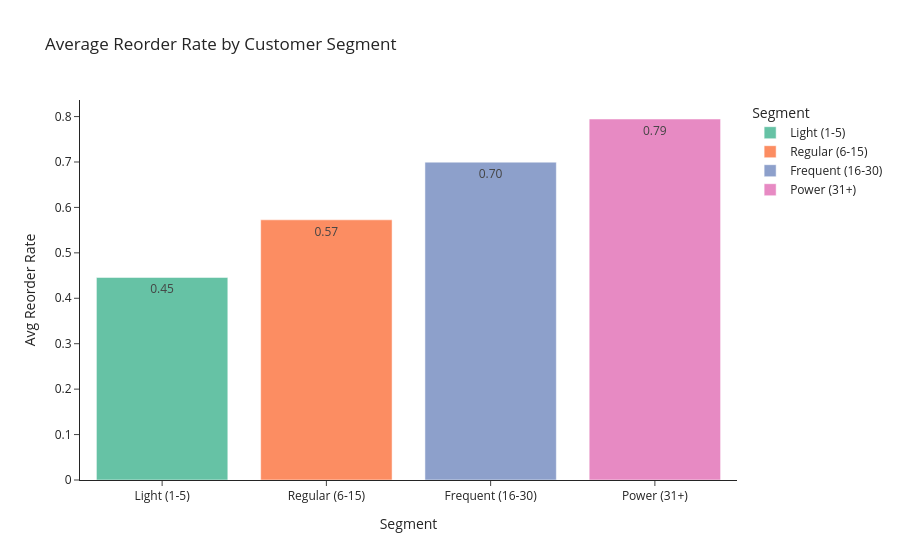

Source (notebook cell):
### Markdown cell above
Visualising just the reorder-rate column from the segment profile makes
the loyalty trend impossible to miss.

### Code cell
fig = px.bar(
    seg_profile,
    x="Segment",
    y="Avg Reorder Rate",
    title="Average Reorder Rate by Customer Segment",
    text_auto=".2f",
    color="Segment",
    color_discrete_sequence=px.colors.qualitative.Set2,
)
fig.show()

### Figure 1 — Plotly figure (JSON) as saved in the notebook; plotly's stock layout.template omitted (floating-point values rounded to 4 significant figures)
{"data": [{"hovertemplate": "Segment=%{x}<br>Avg Reorder Rate=%{y}<extra></extra>", "legendgroup": "Light (1-5)", "marker": {"color": "rgb(102,194,165)", "pattern": {"shape": ""}}, "name": "Light (1-5)", "orientation": "v", "showlegend": true, "textposition": "auto", "texttemplate": "%{y:.2f}", "type": "bar", "x": ["Light (1-5)"], "xaxis": "x", "y": [0.4459], "yaxis": "y"}, {"hovertemplate": "Segment=%{x}<br>Avg Reorder Rate=%{y}<extra></extra>", "legendgroup": "Regular (6-15)", "marker": {"color": "rgb(252,141,98)", "pattern": {"shape": ""}}, "name": "Regular (6-15)", "orientation": "v", "showlegend": true, "textposition": "auto", "texttemplate": "%{y:.2f}", "type": "bar", "x": ["Regular (6-15)"], "xaxis": "x", "y": [0.5727], "yaxis": "y"}, {"hovertemplate": "Segment=%{x}<br>Avg Reorder Rate=%{y}<extra></extra>", "legendgroup": "Frequent (16-30)", "marker": {"color": "rgb(141,160,203)", "pattern": {"shape": ""}}, "name": "Frequent (16-30)", "orientation": "v", "showlegend": true, "textposition": "auto", "texttemplate": "%{y:.2f}", "type": "bar", "x": ["Frequent (16-30)"], "xaxis": "x", "y": [0.6997], "yaxis": "y"}, {"hovertemplate": "Segment=%{x}<br>Avg Reorder Rate=%{y}<extra></extra>", "legendgroup": "Power (31+)", "marker": {"color": "rgb(231,138,195)", "pattern": {"shape": ""}}, "name": "Power (31+)", "orientation": "v", "showlegend": true, "textposition": "auto", "texttemplate": "%{y:.2f}", "type": "bar", "x": ["Power (31+)"], "xaxis": "x", "y": [0.7946], "yaxis": "y"}], "layout": {"barmode": "relative", "legend": {"title": {"text": "Segment"}, "tracegroupgap": 0}, "title": {"text": "Average Reorder Rate by Customer Segment"}, "xaxis": {"anchor": "y", "categoryarray": ["Light (1-5)", "Regular (6-15)", "Frequent (16-30)", "Power (31+)"], "categoryorder": "array", "domain": [0, 1], "title": {"text": "Segment"}}, "yaxis": {"anchor": "x", "domain": [0, 1], "title": {"text": "Avg Reorder Rate"}}}}
